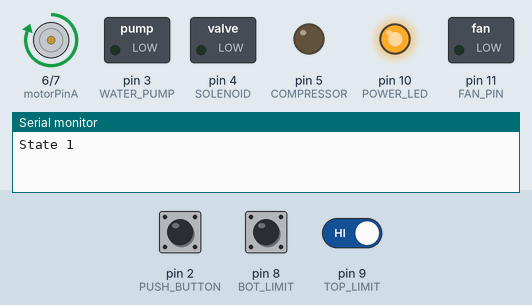
A sketch run on a simulated Arduino Uno, built with avr-gcc and run on an emulated ATmega328P. Parts: motor-driver pin pairs drawn as motors (green arrow = first pin HIGH = forward, orange = second pin HIGH = backward, longer = more drive), switched loads named in the sketch (green lamp = pin HIGH), output pins drawn as LEDs (lit = HIGH), the last lines printed to the serial monitor. Inputs (shaded band) come from the test bench; at power-on: pin 8 (BOT_LIMIT) HIGH, pin 9 (TOP_LIMIT) HIGH, pin 2 (PUSH_BUTTON) HIGH. EEPROM starts erased.

Above: at 1.2 s.
1.3 s: pin 8 (BOT_LIMIT) pulled LOW for 1 s
At 1.57 s:
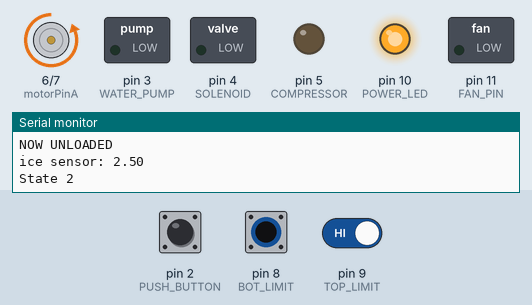
4.3 s: pin 9 (TOP_LIMIT) driven LOW
At 4.8 s:
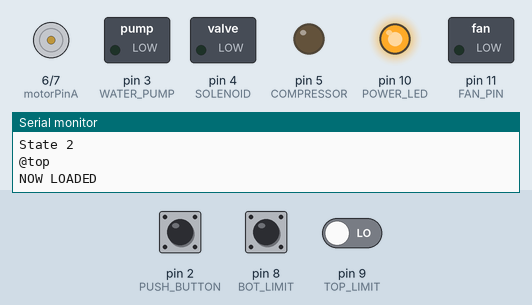
At 6.2 s:
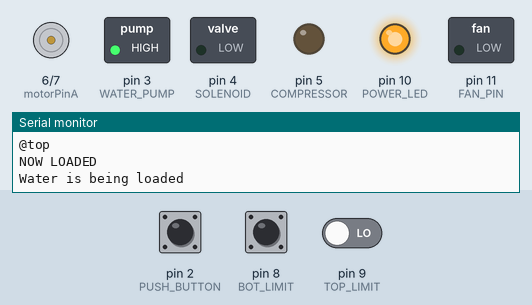
Timing chart, 0 to 16.9 s (numbered marks = the images above; inputs shaded):
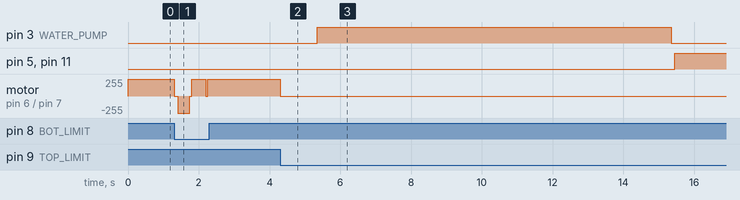

The sketch:

main.ino
```cpp
#include <EEPROM.h>
#define FAN_PIN 11
#define WATER_PUMP 3
#define SOLENOID 4
#define COMPRESSOR 5
#define motorPinA 6
#define motorPinB 7
#define BOT_LIMIT 8 // goes low when tray is ready to be unloaded
#define TOP_LIMIT 9 // goes low when tray is ready to be loaded
#define POWER_LED 10
#define PUSH_BUTTON 2
#define ICE_FULL_SENSOR A1
#define WATER_FLOW_SENSOR A0

// === Adjustables ===
#define time_to_ice 600000
#define time_to_release 6000
#define time_to_fill_tray 10000
const unsigned long MOTOR_TIMEOUT = 10000;
const bool int_enable = true;
const unsigned long SESSION_MS = 3600000UL;

// === LOGIC ===
bool motorDirectionCW = true; //CW dumps ice and CCW loads water
bool ICE_FULL = false;
bool NO_WATER = false;
bool system_on = true;
bool led_state = false;
bool cooldownRequired = false;
bool compressorRunning = false;

const int EE_COOLDOWN_FLAG_ADDR = 0;
const uint8_t EE_MAGIC = 0xA5;
const int EE_MAGIC_ADDR = 1;

unsigned long compressorOnAt = 0;
unsigned long compressorOffAt = 0;
const unsigned long COOLDOWN_MS = 10UL * 60UL * 1000UL;

unsigned long last_blink_time = 0;
unsigned long wentToSleepAt_time = 0;
unsigned long startupTime = 0;

volatile bool interruptFlag = false;
volatile unsigned long lastInterruptTime = 0;
const unsigned long debounceDelay = 1000;

void setup() {
  Serial.begin(9600);

  attachInterrupt(digitalPinToInterrupt(PUSH_BUTTON), toggleSystemState, FALLING);
  pinMode(FAN_PIN, OUTPUT);
  pinMode(WATER_PUMP, OUTPUT);
  pinMode(SOLENOID, OUTPUT);
  pinMode(COMPRESSOR, OUTPUT);
  pinMode(motorPinA, OUTPUT);
  pinMode(motorPinB, OUTPUT);
  pinMode(BOT_LIMIT, INPUT_PULLUP); // tray unload position
  pinMode(TOP_LIMIT, INPUT_PULLUP);   // tray load position
  pinMode(POWER_LED, OUTPUT);
  pinMode(PUSH_BUTTON, INPUT_PULLUP);
  digitalWrite(POWER_LED, HIGH);

  // Turn off all devices initially
  digitalWrite(FAN_PIN, LOW);
  digitalWrite(WATER_PUMP, LOW);
  digitalWrite(SOLENOID, LOW);
  digitalWrite(COMPRESSOR, LOW);
  digitalWrite(motorPinA, LOW);
  digitalWrite(motorPinB, LOW);
  startupTime = millis();

  //init eeprom for compressor manditory cooldown
  if (EEPROM.read(EE_MAGIC_ADDR) != EE_MAGIC) {
      EEPROM.update(EE_MAGIC_ADDR, EE_MAGIC);
      EEPROM.update(EE_COOLDOWN_FLAG_ADDR, 0);  // assume cold
    }

    uint8_t flag = EEPROM.read(EE_COOLDOWN_FLAG_ADDR);

  // EEPROM healthy?
  if (flag != 0 && flag != 1) {
    flag = 0; // assume cold
    EEPROM.update(EE_COOLDOWN_FLAG_ADDR, flag);
  }

  cooldownRequired = (flag == 1);
  if (cooldownRequired) {
    compressorOffAt = millis();
  }

  }

void toggleSystemState() {
  unsigned long currentTime = millis();
  if (int_enable && digitalRead(PUSH_BUTTON) == LOW && ((currentTime - lastInterruptTime) > debounceDelay)) {
    interruptFlag = true;
    lastInterruptTime = currentTime;

  }
}

// === MOTOR LOGIC ===
//returns true if motor reaches unload position in time
bool moveToload()
{
  motorDirectionCW = false;
  if(digitalRead(TOP_LIMIT) == LOW)
  {
    return true; //already at top
  }
  motorCCW();

  unsigned long startTime = millis();
  while (millis() - startTime < MOTOR_TIMEOUT)
  {
    if(digitalRead(TOP_LIMIT) == LOW)
    {
      stopMotor();
      Serial.println("@top");
      return true; //already at top
    }

    //check if motor is moving towards the wrong limit switch but give it time to move initially
    if(millis() - startTime > 300 && digitalRead(BOT_LIMIT) == LOW)
    {
       while(digitalRead(BOT_LIMIT) == LOW)
        {
          reverseMotor();
          delay(300);
        }

      //restart the clock to give time for the motor to move
      startTime = millis();
    }
  }

  stopMotor();
  if(digitalRead(TOP_LIMIT) == HIGH) return false; //motor did not reach proper positioning in time
}


//returns true if motor reaches load position in time
bool moveToUnload()
{
  motorDirectionCW = true;
  if(digitalRead(BOT_LIMIT) == LOW)
  {
    return true; //already at bottom
  }
  motorCW();


  unsigned long startTime = millis();
  while (millis() - startTime < MOTOR_TIMEOUT)
  {
    if(digitalRead(BOT_LIMIT) == LOW)
    {
      stopMotor();
      Serial.println("@bot");
      return true; //already at bottom
    }

    //check if motor is moving towards the wrong limit switch but give it time to move initially
    if(millis() - startTime > 300 && digitalRead(TOP_LIMIT) == LOW)
    {
       while(digitalRead(TOP_LIMIT) == LOW)
        {
          reverseMotor();
          delay(300);
        }

      //restart the clock to give time for the motor to move
      startTime = millis();
    }
  }
  stopMotor();
  if(digitalRead(BOT_LIMIT) == HIGH) return false; //motor did not reach proper positioning in time
}

void stopMotor() {
  digitalWrite(motorPinA, LOW);
  digitalWrite(motorPinB, LOW);
  delay(50);
}

void motorCW()
{
  motorDirectionCW = true;
  digitalWrite(motorPinA, HIGH);
  delay(50);
  digitalWrite(motorPinB, LOW);
  delay(50);
}

void motorCCW()
{
  motorDirectionCW = false;
  digitalWrite(motorPinA, LOW);
  delay(50);
  digitalWrite(motorPinB, HIGH);
  delay(50);
}

void reverseMotor()
{
  if(digitalRead(TOP_LIMIT) == LOW && digitalRead(BOT_LIMIT) == LOW)
  {
    Serial.println("ERROR: Critical - Both switches active");
    stopMotor();
    return;
  }
  stopMotor();
  if(motorDirectionCW)
  {
    motorCCW();
  }
  else
  {
    motorCW();
  }
  motorDirectionCW=!motorDirectionCW;
}

void unloadTray()
{
  detachInterrupt(digitalPinToInterrupt(PUSH_BUTTON));
  while(!moveToUnload()) {delay(10);}
   Serial.println("NOW UNLOADED");
  attachInterrupt(digitalPinToInterrupt(PUSH_BUTTON), toggleSystemState, FALLING);
}

void loadTray()
{
  detachInterrupt(digitalPinToInterrupt(PUSH_BUTTON));
  while(!moveToload())
  {
     delay(10);
    }
  Serial.println("NOW LOADED");
  attachInterrupt(digitalPinToInterrupt(PUSH_BUTTON), toggleSystemState, FALLING);
}

// === System Controls ===
void pump_water() {
  digitalWrite(WATER_PUMP, HIGH);
  delay(1000);

  int water_flow = analogRead(WATER_FLOW_SENSOR);
  float voltage = water_flow*5.0/1023;
  Serial.print("water flow sensor: ");
  Serial.println(voltage);
  NO_WATER = (voltage > 4.9); //5v normally and drops to 4.68-4.83 when water present
  delay(time_to_fill_tray-1000);
  digitalWrite(WATER_PUMP, LOW);
}

bool check_ice_full() {
  ICE_FULL = false;
  int infra = analogRead(ICE_FULL_SENSOR);
  float volt = infra*(5.0)/(1023); //dark room: 3.83 to 4.85 bright room:  0.9-3.025
  Serial.print("ice sensor: ");
  Serial.println(volt);
  ICE_FULL = (volt>=4.5); //i chose values for dark room. Covering the machine's clear top will improve accuracy. Rewireing the led to create two samples (one with led and one without) will improve detection veracity during multiple light level scenarios
  return ICE_FULL;
}

void compressorOn() {
  if (cooldownRequired && (millis() - compressorOffAt < COOLDOWN_MS)) return;

  EEPROM.update(EE_COOLDOWN_FLAG_ADDR, 1);

  cooldownRequired = false;

  detachInterrupt(digitalPinToInterrupt(PUSH_BUTTON));
  delay(100);
  digitalWrite(FAN_PIN, HIGH);
  digitalWrite(COMPRESSOR, HIGH);
  delay(100);
  attachInterrupt(digitalPinToInterrupt(PUSH_BUTTON), toggleSystemState, FALLING);

  if (!compressorRunning) {
    compressorRunning = true;
    compressorOnAt = millis();
  }
}


void compressorOff() {
  detachInterrupt(digitalPinToInterrupt(PUSH_BUTTON));
  delay(10);
  digitalWrite(COMPRESSOR, LOW);
  digitalWrite(FAN_PIN, LOW);
  delay(100);
  attachInterrupt(digitalPinToInterrupt(PUSH_BUTTON), toggleSystemState, FALLING);

  compressorRunning = false;
  compressorOffAt = millis();
  cooldownRequired = true;

}


void state_1() {
  Serial.println("State 1");
  unloadTray();

  // Wait until ice is NOT full
  if (check_ice_full()) {
    Serial.println("Ice bin full.");
    sleep();
  }
}

void state_2() {
  Serial.println("State 2");
  loadTray();
  delay(1000);
  Serial.println("Water is being loaded");
  pump_water();
  if (NO_WATER) {
    Serial.println("No water detected.");
    sleep();
    }
  }


void state_3() {
  Serial.println("State 3");

  compressorOn();
  if (!compressorRunning) {
    Serial.println("Cooldown active, waiting...");
    delay(1000);
    return;
  }

  //cooling period is time_to_ice
  unsigned long startTime = millis();
  while (millis() - startTime < time_to_ice) {
    if (interruptFlag == true) {
      Serial.println("Button pressed — aborting early");
      break;
      }
     // End session after 1 hour adjustable
    if (SESSION_MS != 0 && (millis() - compressorOnAt >= SESSION_MS)) {
      Serial.println("Session limit reached.");
      compressorOff();
      return;
    }
    delay(10);
  }
}

void state_4() {
  if (interruptFlag == true || cooldownRequired != 0) return;
  Serial.println("State 4");

  digitalWrite(WATER_PUMP, LOW);
  detachInterrupt(digitalPinToInterrupt(PUSH_BUTTON));
  delay(10);
  digitalWrite(SOLENOID, HIGH);
  delay(time_to_release);
  digitalWrite(SOLENOID, LOW);
  delay(100);
  attachInterrupt(digitalPinToInterrupt(PUSH_BUTTON), toggleSystemState, FALLING);
  delay(1000);
}

void sleep()
{
    wentToSleepAt_time = millis();
    Serial.println("Sleeping");
    system_on = false;
    compressorOff();
    digitalWrite(FAN_PIN, LOW);
    digitalWrite(WATER_PUMP, LOW);

    detachInterrupt(digitalPinToInterrupt(PUSH_BUTTON));
    delay(10);
    digitalWrite(SOLENOID, LOW);
    digitalWrite(motorPinA, LOW);
    digitalWrite(motorPinB, LOW);
    delay(100);
    attachInterrupt(digitalPinToInterrupt(PUSH_BUTTON), toggleSystemState, FALLING);
}

void loop() {

  unsigned long current_time = millis();

  //check if power button was pushed
 if (interruptFlag && int_enable) {
    interruptFlag = false;
    delay(300);
    if(digitalRead(PUSH_BUTTON) != LOW) return;
    system_on = !system_on;
    Serial.print("System: ");
    Serial.println(system_on);
    if(!system_on)
    {
      sleep();
      return;
    }
  }

  if (cooldownRequired && (millis() - compressorOffAt >= COOLDOWN_MS)) {
  cooldownRequired = false;
  EEPROM.update(EE_COOLDOWN_FLAG_ADDR, 0);
}

  if(cooldownRequired) {
    delay(10);
    return;
  }
  if (system_on) {
    digitalWrite(POWER_LED, HIGH);
    state_1();
    state_2();
    state_3();
    state_4();

  } else {
    delay(10);
    if (current_time - last_blink_time >= 1000) {
      led_state = !led_state;
      digitalWrite(POWER_LED, led_state ? HIGH : LOW);
      last_blink_time = current_time;
    }
  }
}
```

Measured:
- after the input at 1.3 s, motor on pin 6 (motorPinA) / pin 7 (motorPinB): forward 255/255 → stopped at once, → backward 255/255 0.10 s later, → forward 255/255 0.35 s later
- after the input at 4.3 s, pin 3 (WATER_PUMP): LOW → HIGH after 1.1 s, → LOW 10.0 s later; pin 5 (COMPRESSOR), pin 11 (FAN_PIN): LOW → HIGH after 11.2 s
